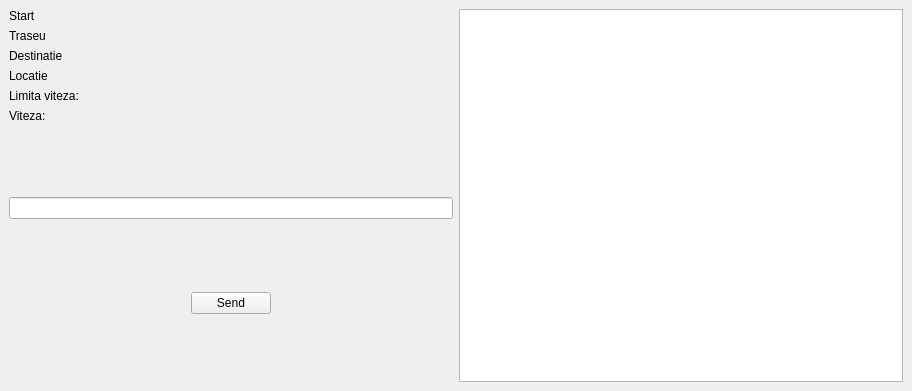
<?xml version="1.0" encoding="UTF-8"?>
<ui version="4.0">
 <class>MainWindow</class>
 <widget class="QMainWindow" name="MainWindow">
  <property name="geometry">
   <rect>
    <x>0</x>
    <y>0</y>
    <width>912</width>
    <height>391</height>
   </rect>
  </property>
  <property name="windowTitle">
   <string>MainWindow</string>
  </property>
  <widget class="QWidget" name="centralwidget">
   <layout class="QHBoxLayout" name="horizontalLayout">
    <item>
     <layout class="QGridLayout" name="gridLayout">
      <item row="3" column="0">
       <widget class="QLabel" name="start">
        <property name="text">
         <string>Start</string>
        </property>
       </widget>
      </item>
      <item row="16" column="0">
       <spacer name="horizontalSpacer">
        <property name="orientation">
         <enum>Qt::Horizontal</enum>
        </property>
        <property name="sizeHint" stdset="0">
         <size>
          <width>40</width>
          <height>20</height>
         </size>
        </property>
       </spacer>
      </item>
      <item row="6" column="1" colspan="2">
       <widget class="QLabel" name="path_label">
        <property name="text">
         <string/>
        </property>
       </widget>
      </item>
      <item row="10" column="0">
       <widget class="QLabel" name="location_label">
        <property name="text">
         <string>Locatie</string>
        </property>
       </widget>
      </item>
      <item row="10" column="1" colspan="2">
       <widget class="QLabel" name="location_name">
        <property name="text">
         <string/>
        </property>
       </widget>
      </item>
      <item row="11" column="1" colspan="2">
       <widget class="QLabel" name="limit_label">
        <property name="text">
         <string/>
        </property>
       </widget>
      </item>
      <item row="12" column="0">
       <widget class="QLabel" name="label_6">
        <property name="text">
         <string>Viteza:</string>
        </property>
       </widget>
      </item>
      <item row="3" column="1" colspan="2">
       <widget class="QLabel" name="start_label">
        <property name="text">
         <string/>
        </property>
       </widget>
      </item>
      <item row="12" column="1">
       <widget class="QLabel" name="speed_label">
        <property name="text">
         <string/>
        </property>
       </widget>
      </item>
      <item row="6" column="0">
       <widget class="QLabel" name="Traseu">
        <property name="text">
         <string>Traseu</string>
        </property>
       </widget>
      </item>
      <item row="16" column="1">
       <widget class="QPushButton" name="pushButton">
        <property name="text">
         <string>Send</string>
        </property>
       </widget>
      </item>
      <item row="15" column="2">
       <spacer name="verticalSpacer_4">
        <property name="orientation">
         <enum>Qt::Vertical</enum>
        </property>
        <property name="sizeHint" stdset="0">
         <size>
          <width>20</width>
          <height>40</height>
         </size>
        </property>
       </spacer>
      </item>
      <item row="8" column="0">
       <widget class="QLabel" name="label_3">
        <property name="text">
         <string>Destinatie</string>
        </property>
       </widget>
      </item>
      <item row="11" column="0">
       <widget class="QLabel" name="label_4">
        <property name="text">
         <string>Limita viteza:</string>
        </property>
       </widget>
      </item>
      <item row="13" column="0">
       <spacer name="verticalSpacer_3">
        <property name="orientation">
         <enum>Qt::Vertical</enum>
        </property>
        <property name="sizeHint" stdset="0">
         <size>
          <width>20</width>
          <height>40</height>
         </size>
        </property>
       </spacer>
      </item>
      <item row="17" column="1">
       <spacer name="verticalSpacer">
        <property name="orientation">
         <enum>Qt::Vertical</enum>
        </property>
        <property name="sizeHint" stdset="0">
         <size>
          <width>20</width>
          <height>40</height>
         </size>
        </property>
       </spacer>
      </item>
      <item row="8" column="1" colspan="2">
       <widget class="QLabel" name="dest_label">
        <property name="text">
         <string/>
        </property>
       </widget>
      </item>
      <item row="16" column="2">
       <spacer name="horizontalSpacer_2">
        <property name="orientation">
         <enum>Qt::Horizontal</enum>
        </property>
        <property name="sizeHint" stdset="0">
         <size>
          <width>40</width>
          <height>20</height>
         </size>
        </property>
       </spacer>
      </item>
      <item row="14" column="0" colspan="3">
       <widget class="QLineEdit" name="lineEdit"/>
      </item>
     </layout>
    </item>
    <item>
     <widget class="QListWidget" name="listWidget"/>
    </item>
   </layout>
  </widget>
 </widget>
 <resources/>
 <connections/>
</ui>
